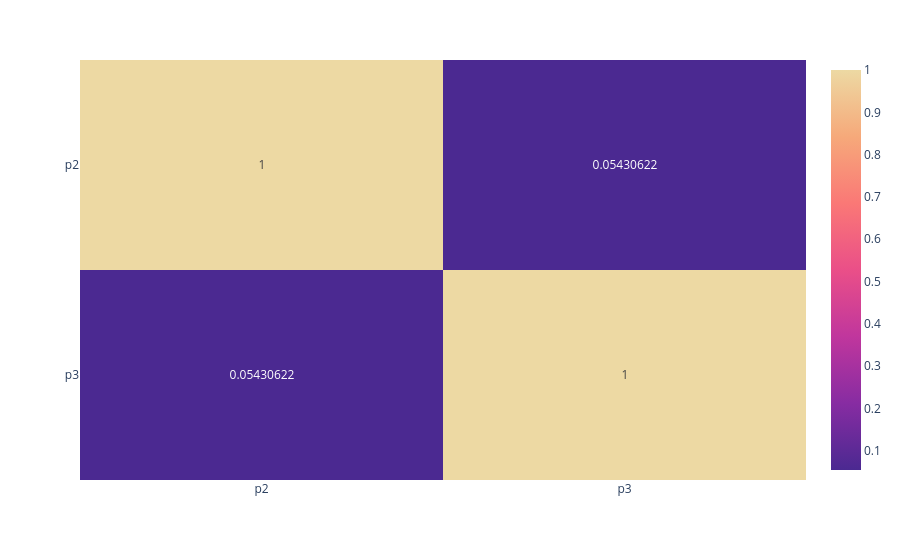

This figure's notebook cell:
### Code cell
fig_corr

### Figure 1 — Plotly figure (JSON) as saved in the notebook; plotly's stock layout.template omitted (floating-point values rounded to 4 significant figures)
{"data": [{"coloraxis": "coloraxis", "hovertemplate": "x: %{x}<br>y: %{y}<br>color: %{z}<extra></extra>", "name": "0", "texttemplate": "%{z}", "type": "heatmap", "x": ["p2", "p3"], "xaxis": "x", "y": ["p2", "p3"], "yaxis": "y", "z": [[1.0, 0.05431], [0.05431, 1.0]]}], "layout": {"coloraxis": {"colorscale": [[0, "rgb(75, 41, 145)"], [0.1667, "rgb(135, 44, 162)"], [0.3333, "rgb(192, 54, 157)"], [0.5, "rgb(234, 79, 136)"], [0.6667, "rgb(250, 120, 118)"], [0.8333, "rgb(246, 169, 122)"], [1, "rgb(237, 217, 163)"]]}, "margin": {"t": 60}, "xaxis": {"anchor": "y", "domain": [0, 1]}, "yaxis": {"anchor": "x", "autorange": "reversed", "domain": [0, 1]}}}
